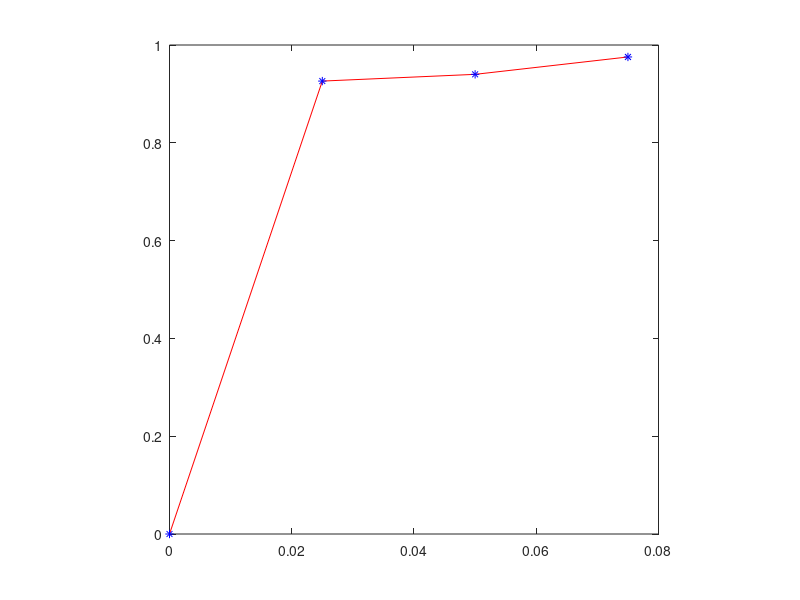

Reproduce this figure in MATLAB.
v=[0,5,10,15];
c=v/200;
x=c;
r=[0.45,0.0332,0.027,0.011];
i=1;
y=[0,0,0,0];
while(i<5)
    y(i)=(1-(r(i)/r(1)));
    i=i+1;
end
xmarkers=x;
ymarkers=y;
plot(x,y,'r',xmarkers,ymarkers,'b*');

axis('square');
